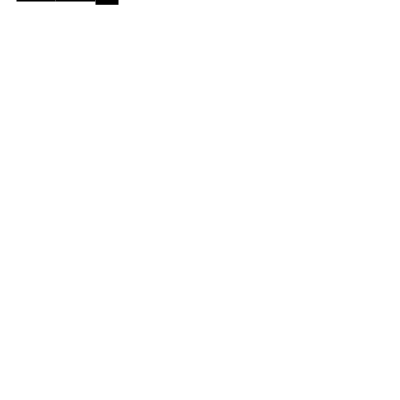
Frame 1 (no input)
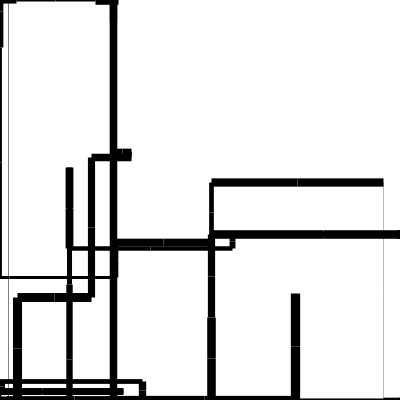
Frame 60 (the mouse pressed at the canvas centre just before this capture)
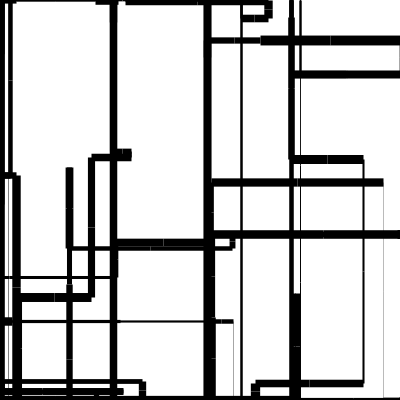
Frame 120 (the mouse held since frame 60 and released just before this capture)

The Processing sketch that drew these frames (run headless with seeded random() and noise(); from frame 60 on, the mouse is pressed at the canvas centre):

// Processing sketch: processing_181990
// ── processing_181990.pde

float Lval = random(1);
float v1 = random(1);
float v2 = random(1);
float w, h;
float UDLR;
float dis = random(100);
float x, y;
float posx, posy;
int value = 0;

void setup(){
 size(400,400);
background(255);
strokeWeight(random(10));
strokeCap (SQUARE);
 strokeJoin (MITER);
//-----proceed with image----
x = random(300);
y = random(300);

 if (v1 < 0.5){ // cal if the line is up, left or right, down.
    UDLR = 0;
  } else{
   UDLR= 400;
  }

 if (v2 < 0.5){//---cal if using x or y axis---
 w = UDLR;
} else {
 h = UDLR; 
}

if  (Lval < 0.5) {//--- draw line using value------
   line(w,y,w,y+dis); //down or up
    posx = w;
    posy = y; 
 } else {
  line(x,h,x+dis,h);//right or left
  posy = h;
  posx = x;
 }
}

void draw(){
fill (value);
  float step = random (6);
  float dis2 = random(-120,120);
  float _val = random(1);
strokeWeight(random(10));  
 for (int i = 0; i < 2;  i = i+1){
  if (_val < 0.5){
   
    x = posx + dis2;
    y = posy;
    line(posx, posy, x, y);
         if (x <= 0){ //if function keeps the lines within the frame
         x = 0;
         dis2 = random(20);
        }else if (x >= width){
         x = width;
         dis2 = random(-20);
        } 
    posx = x;
    posy = y;
    line (posx, posy, x, y);
    

  }else {
    x = posx;
    y = posy + dis2;
    line(posx, posy, x, y);
         if ( y <= 0){
         y = 0;
         dis2 = height;
        }else if ( y >= height){
         y = height;
         dis2 = 0 + 20;
        }
    posx = x;
    posy = y;
    line (posx, posy, x, y);
    
  }
}
}
void keyPressed() {
  if (value == 0) {
    value = 255;
  } else {
    value = 0;
  }
}
